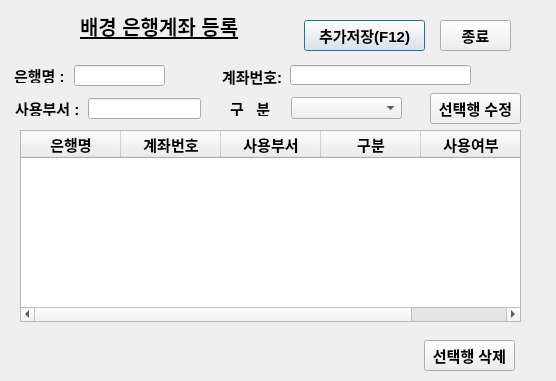
<?xml version="1.0" encoding="UTF-8"?>
<ui version="4.0">
 <class>Dialog</class>
 <widget class="QDialog" name="Dialog">
  <property name="geometry">
   <rect>
    <x>0</x>
    <y>0</y>
    <width>556</width>
    <height>381</height>
   </rect>
  </property>
  <property name="font">
   <font>
    <pointsize>11</pointsize>
   </font>
  </property>
  <property name="windowTitle">
   <string>Dialog</string>
  </property>
  <widget class="QLabel" name="label">
   <property name="geometry">
    <rect>
     <x>80</x>
     <y>10</y>
     <width>191</width>
     <height>31</height>
    </rect>
   </property>
   <property name="font">
    <font>
     <pointsize>15</pointsize>
     <weight>75</weight>
     <bold>true</bold>
     <underline>true</underline>
    </font>
   </property>
   <property name="text">
    <string>배경 은행계좌 등록</string>
   </property>
  </widget>
  <widget class="QLabel" name="label_2">
   <property name="geometry">
    <rect>
     <x>14</x>
     <y>67</y>
     <width>56</width>
     <height>16</height>
    </rect>
   </property>
   <property name="font">
    <font>
     <pointsize>11</pointsize>
     <weight>75</weight>
     <bold>true</bold>
    </font>
   </property>
   <property name="text">
    <string>은행명 :</string>
   </property>
  </widget>
  <widget class="QLineEdit" name="Bank_name_widget">
   <property name="geometry">
    <rect>
     <x>74</x>
     <y>65</y>
     <width>91</width>
     <height>21</height>
    </rect>
   </property>
   <property name="font">
    <font>
     <pointsize>11</pointsize>
     <weight>75</weight>
     <bold>true</bold>
    </font>
   </property>
  </widget>
  <widget class="QLabel" name="label_3">
   <property name="geometry">
    <rect>
     <x>222</x>
     <y>66</y>
     <width>61</width>
     <height>20</height>
    </rect>
   </property>
   <property name="font">
    <font>
     <pointsize>11</pointsize>
     <weight>75</weight>
     <bold>true</bold>
    </font>
   </property>
   <property name="text">
    <string>계좌번호:</string>
   </property>
  </widget>
  <widget class="QLineEdit" name="account_no_widget">
   <property name="geometry">
    <rect>
     <x>290</x>
     <y>65</y>
     <width>181</width>
     <height>20</height>
    </rect>
   </property>
   <property name="font">
    <font>
     <pointsize>11</pointsize>
     <weight>75</weight>
     <bold>true</bold>
    </font>
   </property>
   <property name="text">
    <string/>
   </property>
  </widget>
  <widget class="QLabel" name="label_4">
   <property name="geometry">
    <rect>
     <x>15</x>
     <y>100</y>
     <width>71</width>
     <height>16</height>
    </rect>
   </property>
   <property name="font">
    <font>
     <pointsize>11</pointsize>
     <weight>75</weight>
     <bold>true</bold>
    </font>
   </property>
   <property name="text">
    <string>사용부서 :</string>
   </property>
  </widget>
  <widget class="QLineEdit" name="depart_widget">
   <property name="geometry">
    <rect>
     <x>88</x>
     <y>98</y>
     <width>113</width>
     <height>21</height>
    </rect>
   </property>
   <property name="font">
    <font>
     <pointsize>11</pointsize>
     <weight>75</weight>
     <bold>true</bold>
    </font>
   </property>
  </widget>
  <widget class="QTableWidget" name="bank_tableWidget">
   <property name="geometry">
    <rect>
     <x>20</x>
     <y>130</y>
     <width>501</width>
     <height>192</height>
    </rect>
   </property>
   <property name="font">
    <font>
     <pointsize>11</pointsize>
     <weight>75</weight>
     <bold>true</bold>
    </font>
   </property>
   <property name="focusPolicy">
    <enum>Qt::NoFocus</enum>
   </property>
   <column>
    <property name="text">
     <string>은행명</string>
    </property>
   </column>
   <column>
    <property name="text">
     <string>계좌번호</string>
    </property>
   </column>
   <column>
    <property name="text">
     <string>사용부서</string>
    </property>
   </column>
   <column>
    <property name="text">
     <string>구분</string>
    </property>
   </column>
   <column>
    <property name="text">
     <string>사용여부</string>
    </property>
   </column>
  </widget>
  <widget class="QPushButton" name="add_bank_list_Button">
   <property name="geometry">
    <rect>
     <x>304</x>
     <y>20</y>
     <width>121</width>
     <height>31</height>
    </rect>
   </property>
   <property name="font">
    <font>
     <pointsize>11</pointsize>
     <weight>75</weight>
     <bold>true</bold>
    </font>
   </property>
   <property name="text">
    <string>추가저장(F12)</string>
   </property>
   <property name="shortcut">
    <string>F12</string>
   </property>
  </widget>
  <widget class="QPushButton" name="close_Button">
   <property name="geometry">
    <rect>
     <x>440</x>
     <y>20</y>
     <width>71</width>
     <height>31</height>
    </rect>
   </property>
   <property name="font">
    <font>
     <pointsize>11</pointsize>
     <weight>75</weight>
     <bold>true</bold>
    </font>
   </property>
   <property name="text">
    <string>종료</string>
   </property>
  </widget>
  <widget class="QPushButton" name="delete_selected_Button">
   <property name="geometry">
    <rect>
     <x>424</x>
     <y>340</y>
     <width>91</width>
     <height>31</height>
    </rect>
   </property>
   <property name="font">
    <font>
     <pointsize>11</pointsize>
     <weight>75</weight>
     <bold>true</bold>
    </font>
   </property>
   <property name="focusPolicy">
    <enum>Qt::NoFocus</enum>
   </property>
   <property name="text">
    <string>선택행 삭제</string>
   </property>
  </widget>
  <widget class="QPushButton" name="modify_selected_Button">
   <property name="geometry">
    <rect>
     <x>430</x>
     <y>93</y>
     <width>91</width>
     <height>31</height>
    </rect>
   </property>
   <property name="font">
    <font>
     <pointsize>11</pointsize>
     <weight>75</weight>
     <bold>true</bold>
    </font>
   </property>
   <property name="focusPolicy">
    <enum>Qt::NoFocus</enum>
   </property>
   <property name="text">
    <string>선택행 수정</string>
   </property>
  </widget>
  <widget class="QLabel" name="label_5">
   <property name="geometry">
    <rect>
     <x>230</x>
     <y>100</y>
     <width>71</width>
     <height>16</height>
    </rect>
   </property>
   <property name="font">
    <font>
     <pointsize>11</pointsize>
     <weight>75</weight>
     <bold>true</bold>
    </font>
   </property>
   <property name="text">
    <string>구   분</string>
   </property>
  </widget>
  <widget class="QComboBox" name="gubun_comboBox_widget">
   <property name="geometry">
    <rect>
     <x>291</x>
     <y>97</y>
     <width>111</width>
     <height>22</height>
    </rect>
   </property>
   <property name="font">
    <font>
     <pointsize>11</pointsize>
     <weight>75</weight>
     <bold>true</bold>
    </font>
   </property>
  </widget>
 </widget>
 <tabstops>
  <tabstop>Bank_name_widget</tabstop>
  <tabstop>account_no_widget</tabstop>
  <tabstop>depart_widget</tabstop>
  <tabstop>gubun_comboBox_widget</tabstop>
  <tabstop>add_bank_list_Button</tabstop>
  <tabstop>close_Button</tabstop>
  <tabstop>modify_selected_Button</tabstop>
  <tabstop>delete_selected_Button</tabstop>
 </tabstops>
 <resources/>
 <connections>
  <connection>
   <sender>delete_selected_Button</sender>
   <signal>clicked()</signal>
   <receiver>Dialog</receiver>
   <slot>delete_selected_row()</slot>
   <hints>
    <hint type="sourcelabel">
     <x>470</x>
     <y>348</y>
    </hint>
    <hint type="destinationlabel">
     <x>416</x>
     <y>355</y>
    </hint>
   </hints>
  </connection>
  <connection>
   <sender>add_bank_list_Button</sender>
   <signal>clicked()</signal>
   <receiver>Dialog</receiver>
   <slot>bankdata_append()</slot>
   <hints>
    <hint type="sourcelabel">
     <x>383</x>
     <y>32</y>
    </hint>
    <hint type="destinationlabel">
     <x>327</x>
     <y>30</y>
    </hint>
   </hints>
  </connection>
  <connection>
   <sender>close_Button</sender>
   <signal>clicked()</signal>
   <receiver>Dialog</receiver>
   <slot>addbank_close()</slot>
   <hints>
    <hint type="sourcelabel">
     <x>495</x>
     <y>31</y>
    </hint>
    <hint type="destinationlabel">
     <x>521</x>
     <y>28</y>
    </hint>
   </hints>
  </connection>
  <connection>
   <sender>modify_selected_Button</sender>
   <signal>clicked()</signal>
   <receiver>Dialog</receiver>
   <slot>modify_selected()</slot>
   <hints>
    <hint type="sourcelabel">
     <x>305</x>
     <y>344</y>
    </hint>
    <hint type="destinationlabel">
     <x>257</x>
     <y>350</y>
    </hint>
   </hints>
  </connection>
 </connections>
 <slots>
  <slot>bank_view()</slot>
  <slot>addbank_close()</slot>
  <slot>bankdata_append()</slot>
  <slot>delete_selected_row()</slot>
  <slot>modify_selected()</slot>
 </slots>
</ui>
